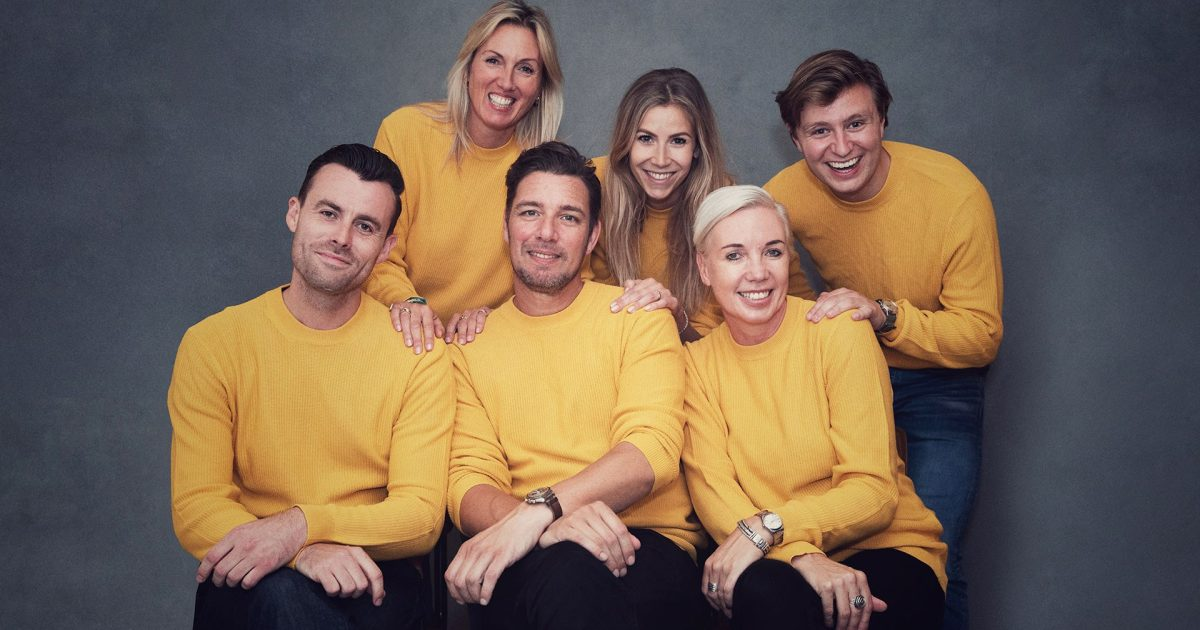
#> input picture Problem#1/Family_Nieuw.jpg, 1200 x 630 px, given in place of the camera
$ python vidFaceBlur.py
#> lines starting #> are read from the running program, lines starting #| are printed output that depends on the picture; after the words box and inside, x2 and y2 are one past the last pixel; in counts of white or black regions, pixels touching at a corner belong together

import cv2

#load faceCascade
# the xml file contains features data so we can compare it to the live data , the feature here is the human face

face_cascade = cv2.CascadeClassifier('Problem#1/haarcascade_frontalface_default.xml')


#create the variable that will recall the input from the webcam
video = cv2.VideoCapture(0)


#create the while loop so we can extraxt the video , creating slideshow of images which is video
while True:
    #create two var check and frame , crete video.read so we can read the img data in the video and then storing it in the frame var
    check,frame = video.read()
#> frame is the input picture: shape (630, 1200, 3); mean B, G, R 84.4, 99, 116.8

    #convert the colored img into greyscale img >> why >> cuz grey scale image is more accurate for feature scaling
    gray = cv2.cvtColor(frame,cv2.COLOR_BGR2GRAY) # color bgr which is blue green red to grey
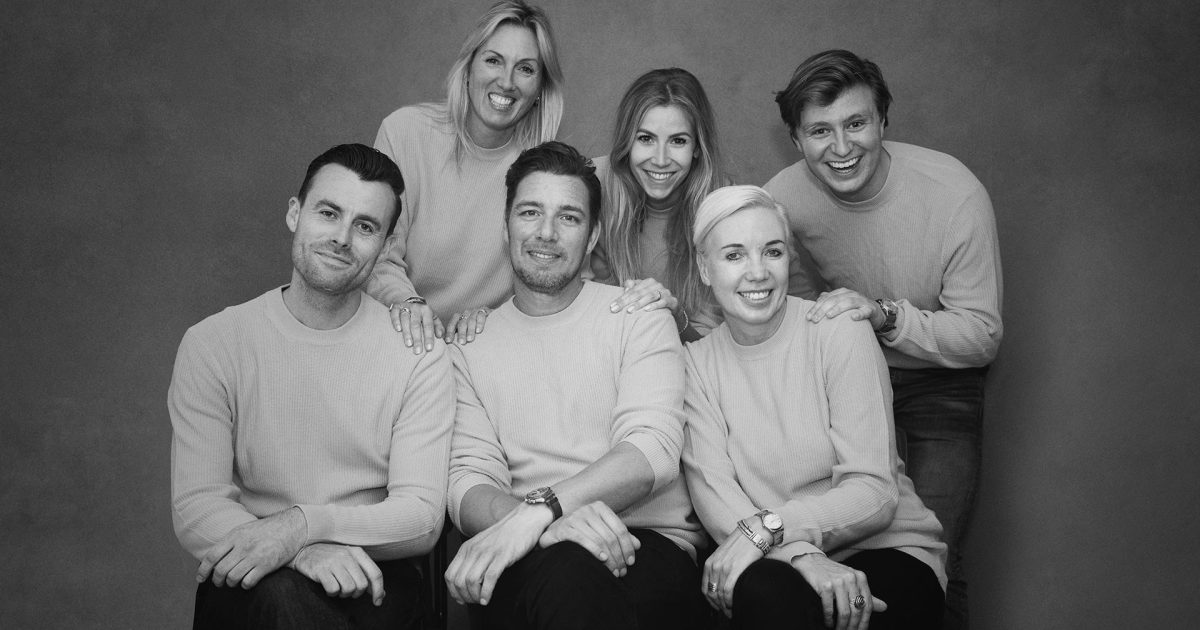
#> gray: shape (630, 1200); min 1, max 246, mean 102.7

    #find out wheather if there is a face in the img or not by comparing the img from the cam with xml
    face = face_cascade.detectMultiScale(gray,scaleFactor=1.1,minNeighbors=5)
#> face = [[620, 108, 83, 83], [466, 32, 84, 84], [788, 88, 101, 101], [497, 175, 102, 102], [698, 212, 105, 105], [284, 171, 121, 121]]
    #Face dimentions are x,y,w,h such that w : width , h:height

    for x,y,w,h in face:
        #draw a rectangle on our face
        img = cv2.rectangle(frame,(x,y),(x+w,y+h),(255,0,0),1)
        #blure the detected face
        img[y:y+h , x:x+w] = cv2.medianBlur(img[y:y+h , x:x+w],35)
#> this loop made 6 passes
#> pass 2, `img = cv2.rectangle(frame,(x,y),(x+w,y+h),(255,0,0),1)`:
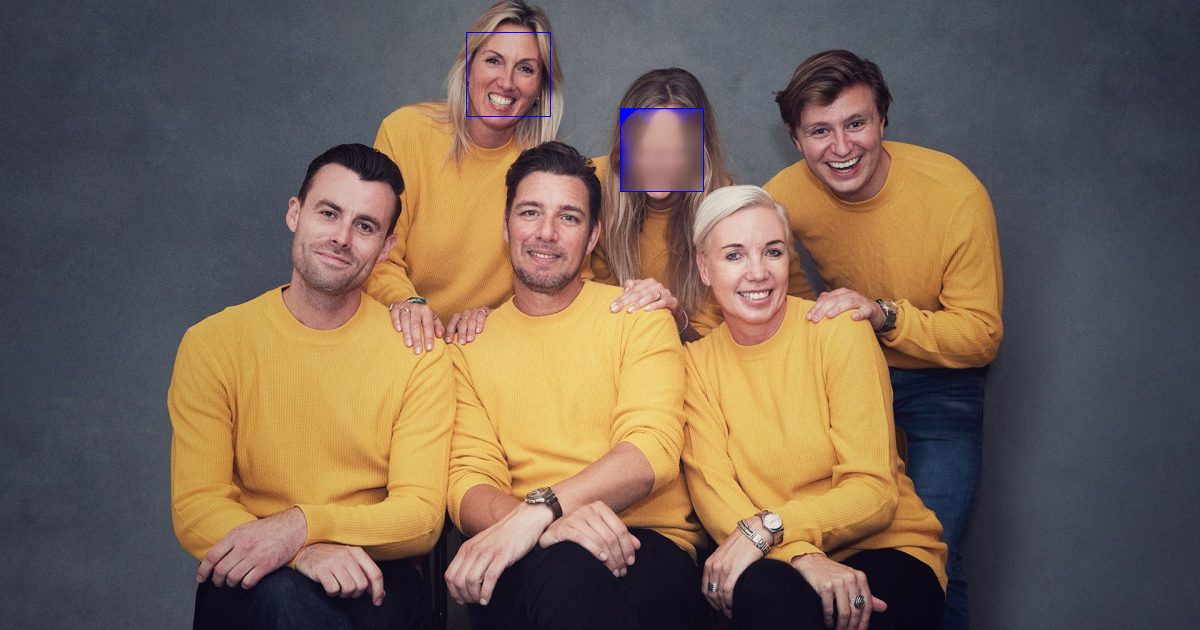
#> img: shape (630, 1200, 3); mean B, G, R 84.6, 98.9, 116.6
#> pass 3, `img = cv2.rectangle(frame,(x,y),(x+w,y+h),(255,0,0),1)`:
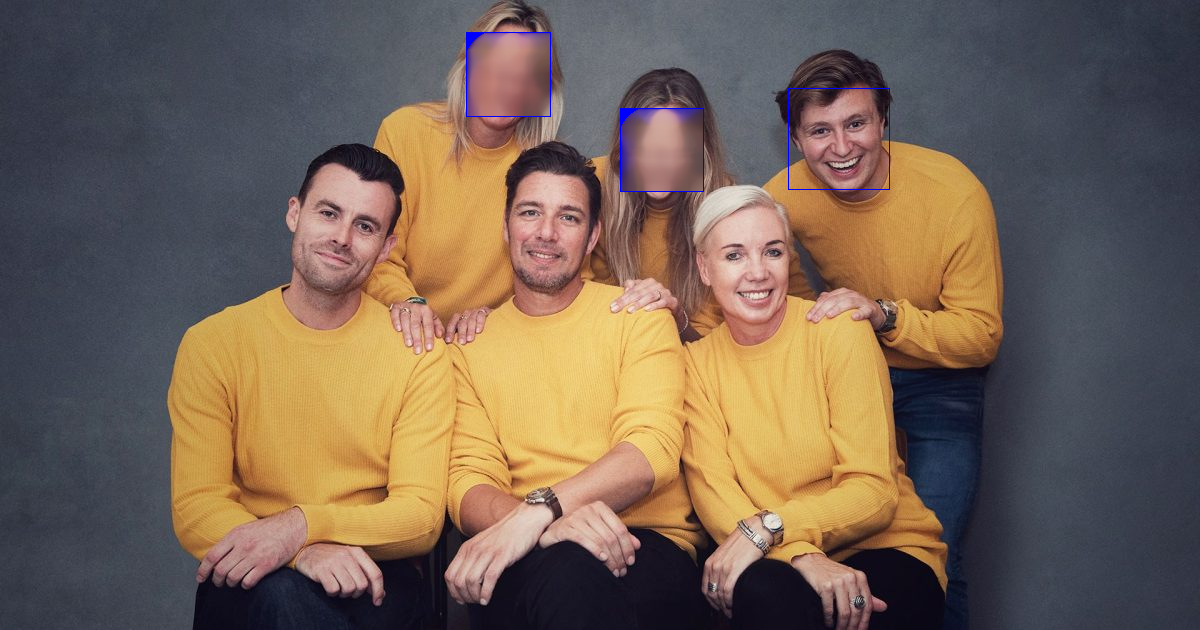
#> img: shape (630, 1200, 3); 0.96% of pixels changed, all inside (x1, y1, x2, y2) = (467, 33, 890, 190)
#> after the loop:
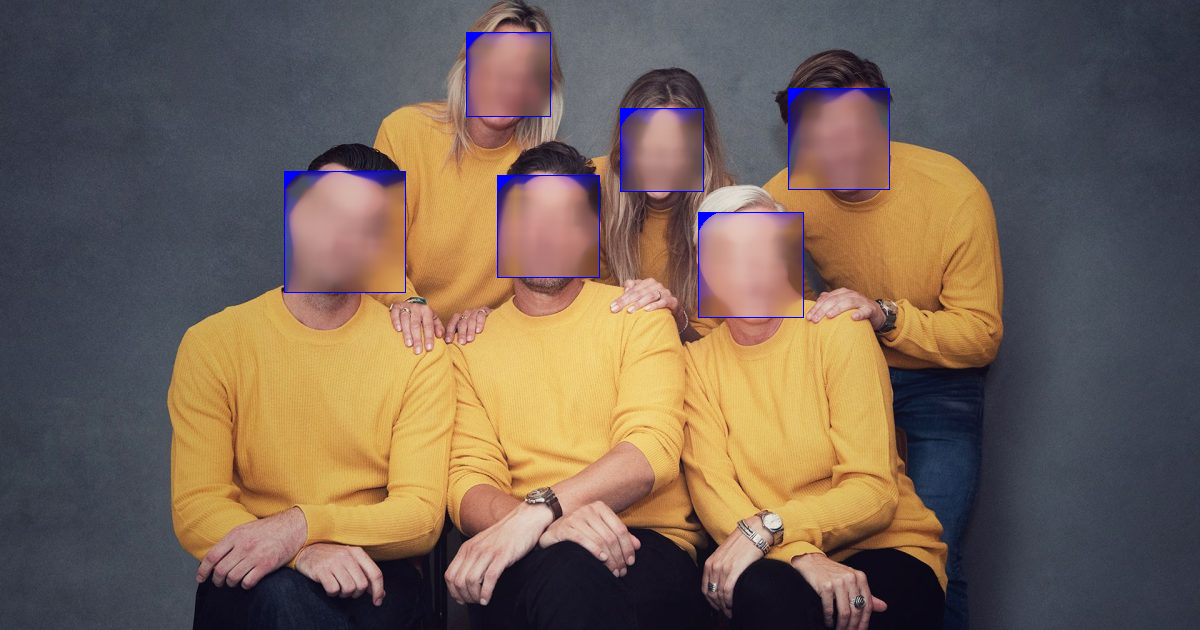
#> frame: shape (630, 1200, 3); 8.12% of pixels changed, all inside (x1, y1, x2, y2) = (284, 32, 890, 318)

    #disply the frame
    cv2.imshow("Blur !!!",frame)
    key = cv2.waitKey(1)
#> (key q is pressed here)
    #if we want to close it
    if key == ord('q'):
        break

video.release()
cv2.destroyAllWindows()
